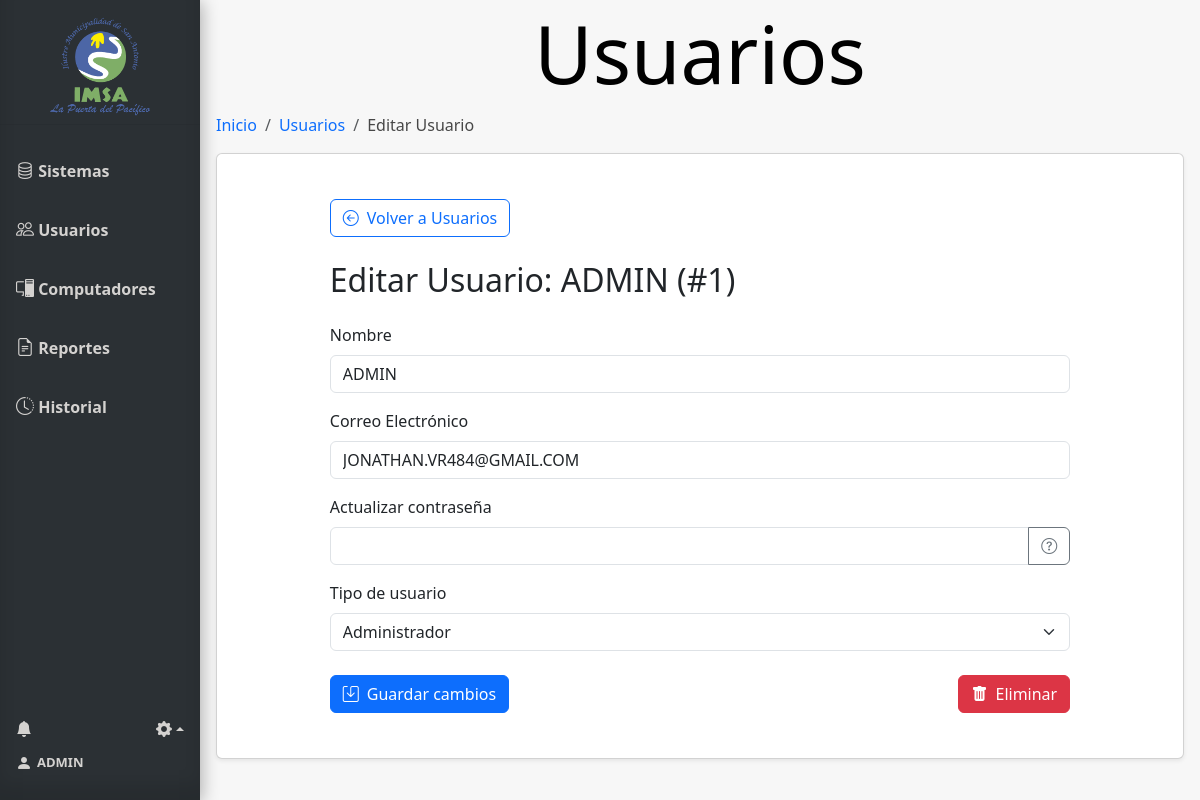
Screenshot of /usuarios/editar_usuario/1 (signed in) with the database file from the repository.
### tables this page shows
CREATE TABLE Usuario (
    Id_usuario INTEGER PRIMARY KEY AUTOINCREMENT,
    Nombre_user VARCHAR(100),
    Email VARCHAR(100),
    Psw VARCHAR(100),
    id_tipo_usuario INTEGER,
    FOREIGN KEY (id_tipo_usuario) REFERENCES Tipo_usuario(id_tipo_usuario)
);

### routes/usuarios.py (the view)
@usuarios_bp.route('/editar_usuario/<int:id>', methods=['GET', 'POST'])
@requiere_tipo_usuario(1)
@login_required
def editar_usuario(id):
    conn = get_db_connection()
    tipo_usuario = conn.execute("SELECT id_tipo_usuario, nombre_tipo_usuario FROM Tipo_usuario").fetchall()
    form = EditarUsuarioForm()
    form.tipo_usuario.choices = [(tipo['id_tipo_usuario'], tipo['nombre_tipo_usuario']) for tipo in tipo_usuario]
    user_edit = conn.execute('''SELECT * FROM Usuario WHERE Usuario.Id_usuario = ?''', (id,)).fetchone()
    if request.method == 'GET':
        form.nombre_user.data = user_edit['Nombre_user']
        form.email_user.data = user_edit['Email']
        form.tipo_usuario.data = user_edit['id_tipo_usuario']
    conn.close()
    user = current_user
    num_notificaciones_totales = get_total_notifications(user.id)
    info_notificaciones = get_info_notifications(user.id)
    return render_template('editar_usuario.html', user_edit=user_edit, user=user, form=form, num_notificaciones_totales=num_notificaciones_totales, info_notificaciones=info_notificaciones)

### forms.py
class EditarUsuarioForm(FlaskForm):
    nombre_user = StringField('Nombre de usuario', validators=[DataRequired()])
    email_user = StringField('Correo electrónico', validators=[DataRequired(), Email()])
    psw = StringField('Contraseña')
    tipo_usuario = SelectField('Tipo de usuario', coerce=int, validators=[DataRequired()])

### app.py (called while the page is built)
@login_manager.user_loader
def load_user(user_id):
    from model import Usuario
    user = Usuario.get_by_id(user_id)
    return user

### model.py (called while the page is built)
def get_db_connection():
    conn = sqlite3.connect('database.db')
    conn.row_factory = sqlite3.Row
    return conn

    @staticmethod
    def get_by_id(id_usuario):
        conn = get_db_connection()
        user_data = conn.execute('SELECT * FROM Usuario WHERE Id_usuario = ?', (id_usuario,)).fetchone()
        conn.close()
        if user_data:
            return Usuario(
                user_data['Id_usuario'],
                user_data['Nombre_user'],
                user_data['Email'],
                user_data['Psw'],
                user_data['id_tipo_usuario']
            )
        return None

### templates/editar_usuario.html (shortened to what this page needs)
{% extends 'base.html' %}
{% block head %}
<link rel="stylesheet" href="{{ url_for('static', filename='css/style_editar_usuario.css')}}">
{% endblock %}
{% block content %}
<h1 class="block-effect" style="--td:0.3s">
    <div class="block-reveal" style="--bc: #2b3034; --d: 0.5s">Usuarios</div>
</h1>
{% block breadcrumb %}
<nav aria-label="breadcrumb">
    <ol class="breadcrumb">
        <li class="breadcrumb-item"><a href="{{ url_for('sistema.index') }}">Inicio</a></li>
        <li class="breadcrumb-item"><a href="{{ url_for('usuarios.usuarios') }}">Usuarios</a></li>
        <li class="breadcrumb-item active" aria-current="page">Editar Usuario</li>
    </ol>
</nav>
{% endblock %}
<div class="card shadow-sm">
    <div class="card-body">
        <div class="mb-4">
            <a href="{{ url_for('usuarios.usuarios') }}" class="btn btn-outline-primary">
                <i class="bi bi-arrow-left-circle me-2"></i>Volver a Usuarios
            </a>
        </div>
        <h2 class="card-title mb-4">Editar Usuario: {{ user_edit['Nombre_user'] }} (#{{ user_edit['Id_usuario'] }})</h2>
        <form id="editForm" method="post" action="{{ url_for('usuarios.editar_usuario_form') }}">
            <div class="mb-3">
                <label for="nombre_usuario" class="form-label">Nombre</label>
                {{ form.nombre_user(class="form-control", id="nombre_usuario",
                onkeyup="javascript:this.value=this.value.toUpperCase();") }}
            </div>
            <div class="mb-3">
                <label for="email_user" class="form-label">Correo Electrónico</label>
                {{ form.email_user(class="form-control", id="email_user",
                onkeyup="javascript:this.value=this.value.toUpperCase();") }}
            </div>
            <div class="mb-3">
                <label for="psw" class="form-label">Actualizar contraseña</label>
                <div class="input-group">
                    {{ form.psw(class="form-control", id="psw") }}
                    <button type="button" class="btn btn-outline-secondary" data-bs-toggle="tooltip"
                        data-bs-placement="right"
                        title="Si desea actualizar la contraseña del usuario, ingrese una nueva. Si no desea modificar la contraseña, deje este campo vacío.">
                        <i class="bi bi-question-circle"></i>
                    </button>
                </div>
            </div>
            <div class="mb-3">
                <label for="tipo_usuario" class="form-label">Tipo de usuario</label>
                {{ form.tipo_usuario(class="form-select", id="tipo_usuario") }}
            </div>
            <div class="d-flex justify-content-between mt-4">
                <button type="submit" class="btn btn-primary" onclick="setAction('save')">
                    <i class="bi bi-save me-2"></i>Guardar cambios
                </button>
                <button type="button" class="btn btn-danger" data-bs-toggle="modal" data-bs-target="#deleteModal">
                    <i class="bi bi-trash-fill me-2"></i>Eliminar
                </button>
            </div>
        </form>
    </div>
</div>
</div>
{% endblock %}

### templates/base.html (shortened to what this page needs)
<!doctype html>
<html lang="es">
<head>
  {% block head %} {% endblock %}
  <link rel="stylesheet" href="{{ url_for('static', filename='css/style_base.css') }}">
  <link href="https://cdn.jsdelivr.net/npm/bootstrap@5.3.3/dist/css/bootstrap.min.css" rel="stylesheet"
>
  <link href="https://cdn.jsdelivr.net/npm/bootstrap-icons/font/bootstrap-icons.css" rel="stylesheet">
</head>
<body>
  <div class="sidebar" style="display: flex; flex-direction: column; height: 100vh;">
    <div class="tituloMenu">
      <img src="{{ url_for('static', filename='img/logo.png') }}" alt="Logo-IMSA" width="100px">
    </div>
    <hr>
    <a href="{{ url_for('sistema.index') }}" class="slide_right {% if request.endpoint == 'index' %}active{% endif %}">
      <i class="bi bi-database" style="font-size: large !important;"></i>
      <b id="menu-link">Sistemas</b>
    </a>
    {% if session['id_tipo_usuario'] == 1 %}
    <a href="{{ url_for('usuarios.usuarios') }}" class="slide_right {% if request.endpoint == 'usuarios' %}active{% endif %}">
      <i class="bi bi-people" style="font-size: large !important;"></i>
      <b id="menu-link">Usuarios</b>
    </a>
    {% endif %}
    <a href="{{ url_for('computadores.computadores') }}"
      class="slide_right {% if request.endpoint == 'computadores' %}active{% endif %}">
      <i class="bi bi-pc-display" style="font-size: large !important;"></i>
      <b id="menu-link">Computadores</b>
    </a>
    {% if session['id_tipo_usuario'] == 1 %}
    <a href="{{ url_for('reportes.reportes') }}" class="slide_right {% if request.endpoint == 'reportes' %}active{% endif %}">
      <i class="bi bi-file-earmark-text" style="font-size: large !important;"></i>
      <b id="menu-link">Reportes</b>
      {% endif %}
    </a>
    <a href="{{ url_for('historial.historial') }}" class="slide_right {% if request.endpoint == 'historial' %}active{% endif %}">
      <i class="bi bi-clock-history" style="font-size: large !important;"></i>
      <b id="menu-link">Historial</b>
    </a>
    <div class="menuAbajo">
      <div class="ajuste_notificacion">
        <div class="notificacion">
          <a href="#" class="icon me-3" data-bs-toggle="modal" data-bs-target="#ModalNotifiaciones">
            <i class="bi bi-bell-fill position-relative">
            </i>
          </a>
        </div>
        <div class="ajustes btn-group dropup">
          <a href="" class="dropdown-toggle icon" data-bs-toggle="dropdown" aria-expanded="false">
            <i class="bi bi-gear-fill"></i></a>
        </div>
      </div>
      <div class="bodyCuenta">
        <a href="{{ url_for('cuenta') }}" id="cuenta">
          <i class="bi bi-person-fill" style="margin-right: 5px;"></i>
          <b style="font-size: small;"> {{ user.nombre_usuario}}</b>
        </a>
      </div>
    </div>
  </div>
  <div class="content">
    {% block content %}{% endblock %}
</body>
</html>

### static/css/style_editar_usuario.css (style rules this page uses)
.card { padding: 3% 10% 3% 10%; }
div.content { height: 100vh; }

### static/css/style_base.css (style rules this page uses)
body { margin: 0; font-family: "Lato", sans-serif; height: 100vh; }
.content { background-color: #f7f7f7; }
*, *::before, *::after { margin: 0; padding: 0; }
.block-effect { font-size: calc(8px + 6vw); }
.block-reveal { --t: calc(var(--td) + var(--d)); color: transparent; padding: 4px; position: relative; overflow: hidden; animation: revealBlock 0s var(--t) forwards; }
.block-reveal::after { content: ''; width: 0%; height: 100%; padding-bottom: 4px; position: absolute; top: 0; left: 0; background: #FFF; animation: revealingIn var(--td) var(--d) forwards, revealingOut var(--td) var(--t) forwards; }
h1 { text-align: center; }
.tituloMenu { display: flex; flex-direction: column; margin-top: 10px; margin-bottom: 10px; align-items: center; height: 11%; }
.sidebar { margin: 0; padding: 0; width: 200px; background-color: #2b3034; position: fixed; height: 100%; overflow: auto; box-shadow: inset 0 -1em 1em rgba(0, 0, 0, 0.1), 0.1em 0.1em 1em rgba(0, 0, 0, 0.3); }
.sidebar>a { display: flex; align-items: center; color: #d4d2d0; padding: 16px; text-decoration: none; display: inline-block; cursor: pointer; box-shadow: inset 0 0 0 0 #00213e; -webkit-transition: ease-out 0.4s; -moz-transition: ease-out 0.4s; transition: ease-out 0.4s; }
div.content { margin-left: 200px; padding: 1px 16px; }
#menu-link { margin: 15px 0px 15px 0px; }
.menuAbajo { display: flex; margin-top: auto; color: #d4d2d0; padding: 16px 16px 25px 16px; flex-direction: column; }
.menuAbajo a { color: #d4d2d0; text-decoration: none; cursor: pointer; }
.bodyCuenta { width: 80%; display: flex; justify-content: start; align-content: center; }
#cuenta { display: flex; align-items: center; }
.ajuste_notificacion { display: flex; flex-direction: row; justify-content: space-between; align-items: center; width: 100%; margin-bottom: 10px; }
li a { text-decoration: none !important; }
.notificacion a { display: flex; flex-direction: row; }
.icon { transition-duration: 0.3s; -webkit-tap-highlight-color: rgba(0, 0, 0, 0); transform: translateZ(0); box-shadow: 0 0 1px rgba(0, 0, 0, 0); }
.breadcrumb-item.active { color: #474747 !important; }

### rows the page displays
Usuario: nombre_usuario "ADMIN", Nombre_user "ADMIN", Id_usuario "1"
